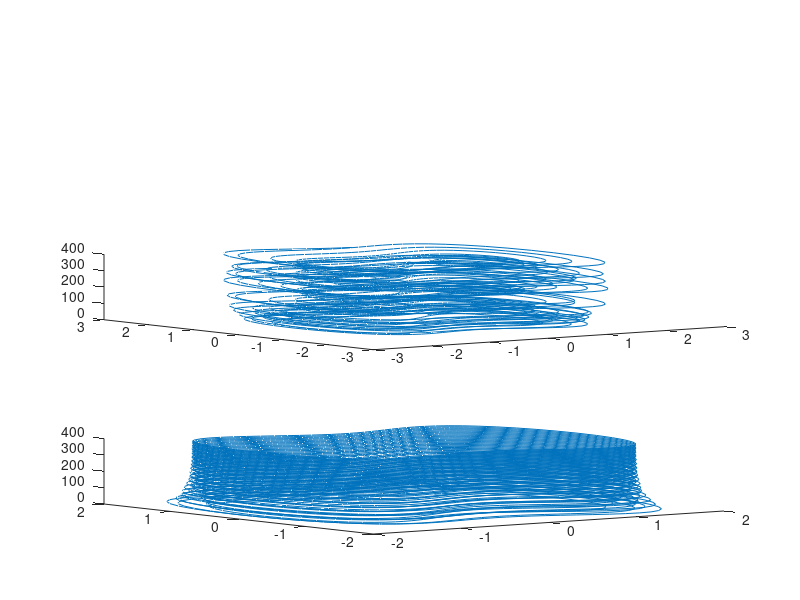

Reproduce this figure in MATLAB.
%% Solving the IVP ODE
% $x'(t)=y(t)$, $y'(t)=x(t)-x^3(t)-\epsilon y(t)+ \gamma \cos(\omega t)$.
% $x(0)=1$, $y(0)=1$.
% by the Forward Euler Method.

% Discretization of time interval:
h=0.08; %The choice of h decides the stability of the scheme for certain epsilons
t=0:h:400;
% Parameter values:
gamma=0.3; omega=1; eps=[0.15 0.22 0.25];
% Discretization of the IVP
% Initialization (u(i,:)=(x(i), y(i));)
u=zeros(length(t),2);
% Initial value
u(1,:)=[1 1];
% Interations for each eps value:
for j=1:length(eps)
for k=1:length(t)-1
    u(k+1,:)=[u(k,1)+h*u(k,2) h*u(k,1)-h*u(k,1)^3+(1-eps(j)*h)*u(k,2)+gamma*h*cos(omega*h*k)];
end
% Plotting u
subplot(length(eps), 1, j) 
plot3(u(:,1), u(:,2),t);
end
    
